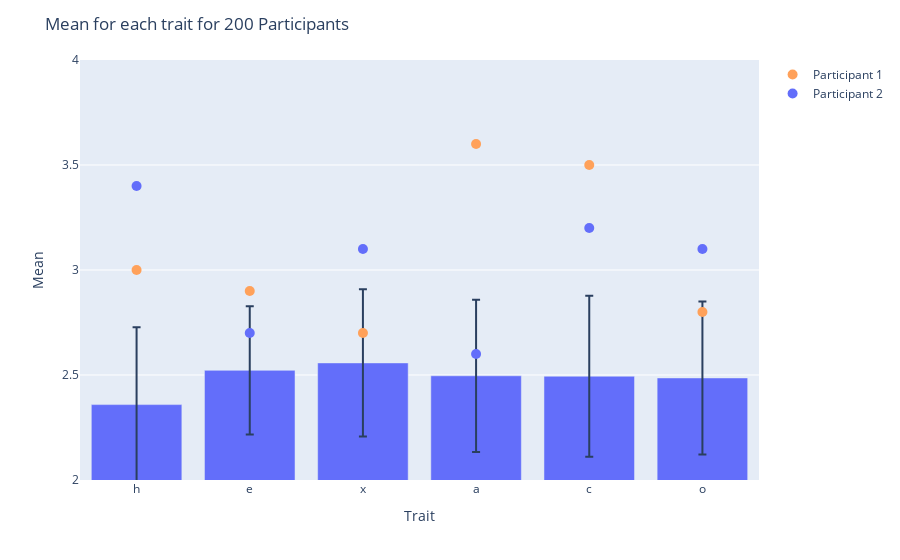

Notebook code cell kept with this figure:
### Code cell
# Using summary_stats and plotly, plot a bar chart of the difference of mean to 3.5 for each HEXACO trait and use std as error bars

prt_values = [
    [ 3., 2.9, 2.7, 3.6, 3.5, 2.8], # participant 1
    [ 3.4, 2.7, 3.1, 2.6, 3.2, 3.1], # participant 2
]

mean = summary_stats.loc['mean'] 

std = summary_stats.loc['std']

fig = px.bar(x=mean.index, y=mean, error_y=std)

colors_used = []

for i, my_values in enumerate(prt_values):
    color = random.choice(px.colors.qualitative.Plotly)
    while color in colors_used:
        color = random.choice(px.colors.qualitative.Plotly)
        colors_used.append(color)

    fig.add_trace(go.Scatter(
        x=['h', 'e', 'x', 'a', 'c', 'o'],
        y=my_values,
        mode='markers',
        marker=dict(color=color, size=10),
        name=f'Participant {i+1}'
    ))


fig.update_layout(
    xaxis_title='Trait',
    yaxis_title='Mean',
    title=f'Mean for each trait for {len(df)} Participants',
    yaxis=dict(range=[2, 4])
    
)
fig.show()

### Figure 1 — Plotly figure (JSON) as saved in the notebook; plotly's stock layout.template omitted (floating-point values rounded to 4 significant figures)
{"data": [{"alignmentgroup": "True", "error_y": {"array": [0.3683, 0.3052, 0.3507, 0.3625, 0.3833, 0.364]}, "hovertemplate": "x=%{x}<br>y=%{y}<extra></extra>", "legendgroup": "", "marker": {"color": "#636efa", "pattern": {"shape": ""}}, "name": "", "offsetgroup": "", "orientation": "v", "showlegend": false, "textposition": "auto", "type": "bar", "x": ["h", "e", "x", "a", "c", "o"], "xaxis": "x", "y": [2.359, 2.522, 2.558, 2.496, 2.494, 2.486], "yaxis": "y"}, {"marker": {"color": "#FFA15A", "size": 10}, "mode": "markers", "name": "Participant 1", "type": "scatter", "x": ["h", "e", "x", "a", "c", "o"], "y": [3, 2.9, 2.7, 3.6, 3.5, 2.8]}, {"marker": {"color": "#636EFA", "size": 10}, "mode": "markers", "name": "Participant 2", "type": "scatter", "x": ["h", "e", "x", "a", "c", "o"], "y": [3.4, 2.7, 3.1, 2.6, 3.2, 3.1]}], "layout": {"barmode": "relative", "legend": {"tracegroupgap": 0}, "margin": {"t": 60}, "title": {"text": "Mean for each trait for 200 Participants"}, "xaxis": {"anchor": "y", "domain": [0, 1], "title": {"text": "Trait"}}, "yaxis": {"anchor": "x", "domain": [0, 1], "range": [2, 4], "title": {"text": "Mean"}}}}
